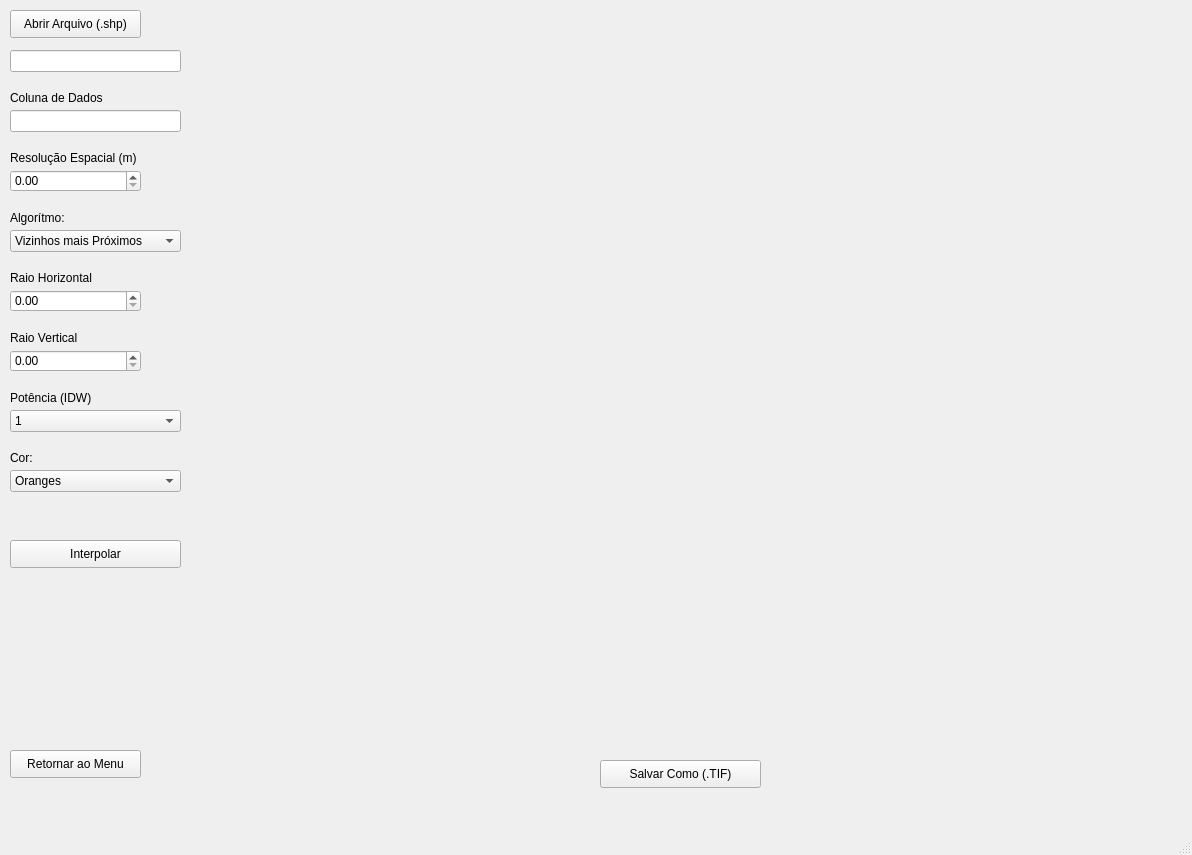
<?xml version="1.0" encoding="UTF-8"?>
<ui version="4.0">
 <class>MainWindow</class>
 <widget class="QMainWindow" name="MainWindow">
  <property name="geometry">
   <rect>
    <x>0</x>
    <y>0</y>
    <width>1192</width>
    <height>855</height>
   </rect>
  </property>
  <property name="windowTitle">
   <string>MainWindow</string>
  </property>
  <widget class="QWidget" name="centralwidget">
   <widget class="QStackedWidget" name="stackedWidget">
    <property name="geometry">
     <rect>
      <x>0</x>
      <y>0</y>
      <width>1191</width>
      <height>791</height>
     </rect>
    </property>
    <property name="currentIndex">
     <number>1</number>
    </property>
    <widget class="QWidget" name="page_1">
     <widget class="QLabel" name="label">
      <property name="geometry">
       <rect>
        <x>430</x>
        <y>270</y>
        <width>311</width>
        <height>101</height>
       </rect>
      </property>
      <property name="font">
       <font>
        <family>ItalicT</family>
        <pointsize>20</pointsize>
       </font>
      </property>
      <property name="text">
       <string>PyTerpolator</string>
      </property>
     </widget>
     <widget class="QPushButton" name="pushButton_menu_2">
      <property name="geometry">
       <rect>
        <x>590</x>
        <y>380</y>
        <width>135</width>
        <height>28</height>
       </rect>
      </property>
      <property name="text">
       <string>Info</string>
      </property>
     </widget>
     <widget class="QPushButton" name="pushButton_menu_1">
      <property name="geometry">
       <rect>
        <x>400</x>
        <y>380</y>
        <width>135</width>
        <height>28</height>
       </rect>
      </property>
      <property name="text">
       <string>Interpolar</string>
      </property>
     </widget>
    </widget>
    <widget class="QWidget" name="page_2">
     <widget class="QLabel" name="label_8">
      <property name="geometry">
       <rect>
        <x>10</x>
        <y>450</y>
        <width>41</width>
        <height>16</height>
       </rect>
      </property>
      <property name="text">
       <string>Cor:</string>
      </property>
     </widget>
     <widget class="QComboBox" name="comboBoxAlgoritmo">
      <property name="geometry">
       <rect>
        <x>10</x>
        <y>230</y>
        <width>171</width>
        <height>22</height>
       </rect>
      </property>
      <item>
       <property name="text">
        <string>Vizinhos mais Próximos</string>
       </property>
      </item>
      <item>
       <property name="text">
        <string>Média dos Pontos </string>
       </property>
      </item>
      <item>
       <property name="text">
        <string>Inverso da Distância (IDW)</string>
       </property>
      </item>
     </widget>
     <widget class="QPushButton" name="pushButtonSalvarTif">
      <property name="geometry">
       <rect>
        <x>600</x>
        <y>760</y>
        <width>161</width>
        <height>28</height>
       </rect>
      </property>
      <property name="text">
       <string>Salvar Como (.TIF)</string>
      </property>
     </widget>
     <widget class="QLabel" name="label_5">
      <property name="geometry">
       <rect>
        <x>10</x>
        <y>270</y>
        <width>171</width>
        <height>16</height>
       </rect>
      </property>
      <property name="text">
       <string>Raio Horizontal</string>
      </property>
     </widget>
     <widget class="QLineEdit" name="lineEditColunaDados">
      <property name="geometry">
       <rect>
        <x>10</x>
        <y>110</y>
        <width>171</width>
        <height>22</height>
       </rect>
      </property>
     </widget>
     <widget class="QLineEdit" name="lineEdit">
      <property name="geometry">
       <rect>
        <x>10</x>
        <y>50</y>
        <width>171</width>
        <height>22</height>
       </rect>
      </property>
     </widget>
     <widget class="QDoubleSpinBox" name="doubleSpinBoxRaioa">
      <property name="geometry">
       <rect>
        <x>10</x>
        <y>290</y>
        <width>131</width>
        <height>22</height>
       </rect>
      </property>
     </widget>
     <widget class="QLabel" name="label_2">
      <property name="geometry">
       <rect>
        <x>10</x>
        <y>90</y>
        <width>151</width>
        <height>16</height>
       </rect>
      </property>
      <property name="text">
       <string>Coluna de Dados</string>
      </property>
     </widget>
     <widget class="QComboBox" name="comboBoxPotencia">
      <property name="geometry">
       <rect>
        <x>10</x>
        <y>410</y>
        <width>171</width>
        <height>22</height>
       </rect>
      </property>
      <item>
       <property name="text">
        <string>1</string>
       </property>
      </item>
      <item>
       <property name="text">
        <string>2</string>
       </property>
      </item>
      <item>
       <property name="text">
        <string>3</string>
       </property>
      </item>
      <item>
       <property name="text">
        <string>4</string>
       </property>
      </item>
     </widget>
     <widget class="QPushButton" name="pushButton_menu">
      <property name="geometry">
       <rect>
        <x>10</x>
        <y>750</y>
        <width>131</width>
        <height>28</height>
       </rect>
      </property>
      <property name="text">
       <string>Retornar ao Menu</string>
      </property>
     </widget>
     <widget class="QDoubleSpinBox" name="doubleSpinBoxRaiob">
      <property name="geometry">
       <rect>
        <x>10</x>
        <y>350</y>
        <width>131</width>
        <height>22</height>
       </rect>
      </property>
     </widget>
     <widget class="QLabel" name="label_4">
      <property name="geometry">
       <rect>
        <x>10</x>
        <y>210</y>
        <width>61</width>
        <height>16</height>
       </rect>
      </property>
      <property name="text">
       <string>Algorítmo:</string>
      </property>
     </widget>
     <widget class="QPushButton" name="pushButtonInterpolar">
      <property name="geometry">
       <rect>
        <x>10</x>
        <y>540</y>
        <width>171</width>
        <height>28</height>
       </rect>
      </property>
      <property name="text">
       <string>Interpolar</string>
      </property>
     </widget>
     <widget class="QLabel" name="label_3">
      <property name="geometry">
       <rect>
        <x>10</x>
        <y>150</y>
        <width>161</width>
        <height>16</height>
       </rect>
      </property>
      <property name="text">
       <string>Resolução Espacial (m)</string>
      </property>
     </widget>
     <widget class="QDoubleSpinBox" name="doubleSpinBoxResolucao">
      <property name="geometry">
       <rect>
        <x>10</x>
        <y>170</y>
        <width>131</width>
        <height>22</height>
       </rect>
      </property>
     </widget>
     <widget class="QComboBox" name="comboBoxPaletaCor">
      <property name="geometry">
       <rect>
        <x>10</x>
        <y>470</y>
        <width>171</width>
        <height>22</height>
       </rect>
      </property>
      <item>
       <property name="text">
        <string>Oranges</string>
       </property>
      </item>
      <item>
       <property name="text">
        <string>Greys</string>
       </property>
      </item>
      <item>
       <property name="text">
        <string>Purples</string>
       </property>
      </item>
      <item>
       <property name="text">
        <string>Blues</string>
       </property>
      </item>
      <item>
       <property name="text">
        <string>Greens</string>
       </property>
      </item>
      <item>
       <property name="text">
        <string>Reds</string>
       </property>
      </item>
      <item>
       <property name="text">
        <string>YlOrBr</string>
       </property>
      </item>
      <item>
       <property name="text">
        <string>YlOrRd</string>
       </property>
      </item>
      <item>
       <property name="text">
        <string>YlGnBu</string>
       </property>
      </item>
      <item>
       <property name="text">
        <string>PuBuGn</string>
       </property>
      </item>
      <item>
       <property name="text">
        <string>BuGn</string>
       </property>
      </item>
      <item>
       <property name="text">
        <string>YlGn</string>
       </property>
      </item>
      <item>
       <property name="text">
        <string>viridis</string>
       </property>
      </item>
      <item>
       <property name="text">
        <string>plasma</string>
       </property>
      </item>
      <item>
       <property name="text">
        <string>inferno</string>
       </property>
      </item>
      <item>
       <property name="text">
        <string>magma'</string>
       </property>
      </item>
      <item>
       <property name="text">
        <string>cividis</string>
       </property>
      </item>
      <item>
       <property name="text">
        <string>PiYG</string>
       </property>
      </item>
      <item>
       <property name="text">
        <string>PRGn</string>
       </property>
      </item>
      <item>
       <property name="text">
        <string>BrBG</string>
       </property>
      </item>
      <item>
       <property name="text">
        <string>PuOr</string>
       </property>
      </item>
      <item>
       <property name="text">
        <string>RdGy</string>
       </property>
      </item>
      <item>
       <property name="text">
        <string>RdBu</string>
       </property>
      </item>
      <item>
       <property name="text">
        <string>RdYlBu</string>
       </property>
      </item>
      <item>
       <property name="text">
        <string>RdYlGn</string>
       </property>
      </item>
      <item>
       <property name="text">
        <string>Spectral'</string>
       </property>
      </item>
      <item>
       <property name="text">
        <string>coolwarm</string>
       </property>
      </item>
      <item>
       <property name="text">
        <string>bw</string>
       </property>
      </item>
      <item>
       <property name="text">
        <string>seismic</string>
       </property>
      </item>
     </widget>
     <widget class="QPushButton" name="pushButton_abrirfile">
      <property name="geometry">
       <rect>
        <x>10</x>
        <y>10</y>
        <width>131</width>
        <height>28</height>
       </rect>
      </property>
      <property name="text">
       <string>Abrir Arquivo (.shp)</string>
      </property>
     </widget>
     <widget class="QLabel" name="label_7">
      <property name="geometry">
       <rect>
        <x>10</x>
        <y>390</y>
        <width>101</width>
        <height>16</height>
       </rect>
      </property>
      <property name="text">
       <string>Potência (IDW)</string>
      </property>
     </widget>
     <widget class="QLabel" name="label_6">
      <property name="geometry">
       <rect>
        <x>10</x>
        <y>330</y>
        <width>131</width>
        <height>16</height>
       </rect>
      </property>
      <property name="text">
       <string>Raio Vertical</string>
      </property>
     </widget>
     <widget class="MplWidget" name="MplWidget" native="true">
      <property name="geometry">
       <rect>
        <x>230</x>
        <y>10</y>
        <width>951</width>
        <height>741</height>
       </rect>
      </property>
     </widget>
    </widget>
    <widget class="QWidget" name="page_3"/>
   </widget>
  </widget>
  <widget class="QMenuBar" name="menubar">
   <property name="geometry">
    <rect>
     <x>0</x>
     <y>0</y>
     <width>1192</width>
     <height>26</height>
    </rect>
   </property>
  </widget>
  <widget class="QStatusBar" name="statusbar"/>
 </widget>
 <customwidgets>
  <customwidget>
   <class>MplWidget</class>
   <extends>QWidget</extends>
   <header>mplwidget.h</header>
   <container>1</container>
  </customwidget>
 </customwidgets>
 <resources/>
 <connections/>
</ui>
